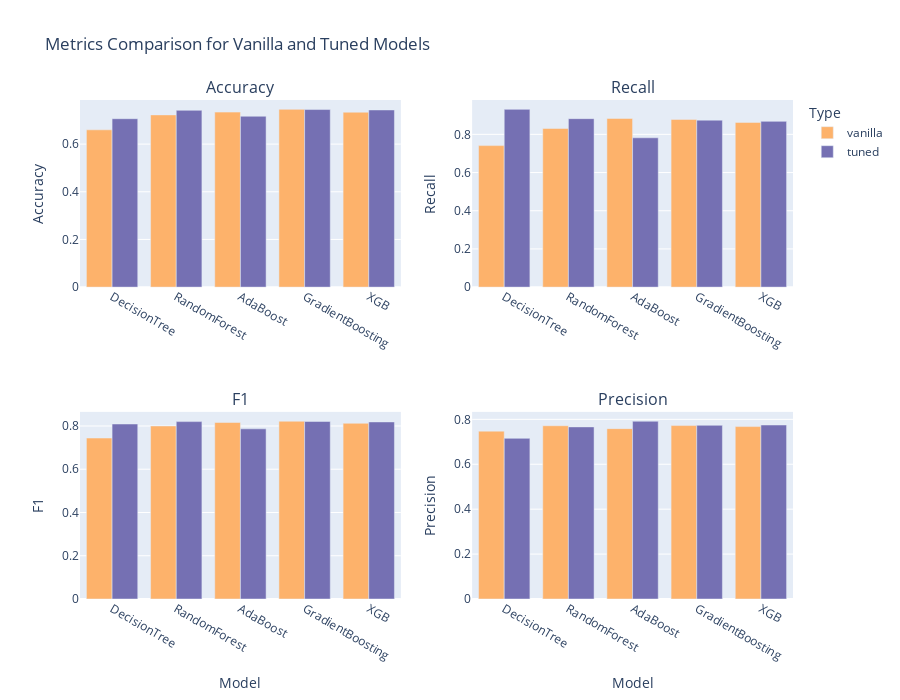

The notebook cell saved with this chart:
### Code cell
import plotly.graph_objects as go
import plotly.express as px

metrics = ["Accuracy", "Recall", "F1", "Precision"]

# Create a subplot bar chart
fig = make_subplots(rows=2, cols=2, subplot_titles=metrics)

# Set color scale for Vanilla and Tuned models
color_scale = {"vanilla": "rgb(253, 178, 107)", "tuned": "rgb(117, 112, 179)"}


# Add bars for each type of data
for i, metric in enumerate(metrics):
    df = result_df.copy()
    # Create a trace for each model type
    for type in df["Type"].unique():
        trace = go.Bar(
            x=df[df["Type"] == type]["Model"],
            y=df[df["Type"] == type][metric],
            name=type,
            legendgroup="metric",
            showlegend=i == 0,
            marker=dict(color=df[df["Type"] == type]["Type"].map(color_scale)),
        )
        fig.add_trace(trace, row=(i // 2) + 1, col=(i % 2) + 1)

    # Hide subplot x-axis titles
    fig.update_xaxes(title_text="", row=(i // 2) + 1, col=(i % 2) + 1)

# Update layout with main title and axis labels
fig.update_layout(
    title="Metrics Comparison for Vanilla and Tuned Models",
    legend=dict(title="Type"),
    # orientation="h", yanchor="bottom", y=-0.2, xanchor="right", x=1
    xaxis3=dict(title="Model"),
    xaxis4=dict(title="Model"),
    yaxis=dict(title="Accuracy"),
    yaxis2=dict(title="Recall"),
    yaxis3=dict(title="F1"),
    yaxis4=dict(title="Precision"),
    height=700,
)

# Show the plot
fig.show()

### Figure 1 — Plotly figure (JSON) as saved in the notebook; plotly's stock layout.template omitted (floating-point values rounded to 4 significant figures)
{"data": [{"legendgroup": "metric", "marker": {"color": ["rgb(253, 178, 107)", "rgb(253, 178, 107)", "rgb(253, 178, 107)", "rgb(253, 178, 107)", "rgb(253, 178, 107)"]}, "name": "vanilla", "showlegend": true, "type": "bar", "x": ["DecisionTree", "RandomForest", "AdaBoost", "GradientBoosting", "XGB"], "xaxis": "x", "y": [0.6599, 0.7227, 0.7343, 0.7458, 0.7339], "yaxis": "y"}, {"legendgroup": "metric", "marker": {"color": ["rgb(117, 112, 179)", "rgb(117, 112, 179)", "rgb(117, 112, 179)", "rgb(117, 112, 179)", "rgb(117, 112, 179)"]}, "name": "tuned", "showlegend": true, "type": "bar", "x": ["DecisionTree", "RandomForest", "AdaBoost", "GradientBoosting", "XGB"], "xaxis": "x", "y": [0.7066, 0.7418, 0.7169, 0.745, 0.7433], "yaxis": "y"}, {"legendgroup": "metric", "marker": {"color": ["rgb(253, 178, 107)", "rgb(253, 178, 107)", "rgb(253, 178, 107)", "rgb(253, 178, 107)", "rgb(253, 178, 107)"]}, "name": "vanilla", "showlegend": false, "type": "bar", "x": ["DecisionTree", "RandomForest", "AdaBoost", "GradientBoosting", "XGB"], "xaxis": "x2", "y": [0.741, 0.8308, 0.8833, 0.8784, 0.8625], "yaxis": "y2"}, {"legendgroup": "metric", "marker": {"color": ["rgb(117, 112, 179)", "rgb(117, 112, 179)", "rgb(117, 112, 179)", "rgb(117, 112, 179)", "rgb(117, 112, 179)"]}, "name": "tuned", "showlegend": false, "type": "bar", "x": ["DecisionTree", "RandomForest", "AdaBoost", "GradientBoosting", "XGB"], "xaxis": "x2", "y": [0.9309, 0.8821, 0.782, 0.8744, 0.868], "yaxis": "y2"}, {"legendgroup": "metric", "marker": {"color": ["rgb(253, 178, 107)", "rgb(253, 178, 107)", "rgb(253, 178, 107)", "rgb(253, 178, 107)", "rgb(253, 178, 107)"]}, "name": "vanilla", "showlegend": false, "type": "bar", "x": ["DecisionTree", "RandomForest", "AdaBoost", "GradientBoosting", "XGB"], "xaxis": "x3", "y": [0.7442, 0.8, 0.8162, 0.8219, 0.8124], "yaxis": "y3"}, {"legendgroup": "metric", "marker": {"color": ["rgb(117, 112, 179)", "rgb(117, 112, 179)", "rgb(117, 112, 179)", "rgb(117, 112, 179)", "rgb(117, 112, 179)"]}, "name": "tuned", "showlegend": false, "type": "bar", "x": ["DecisionTree", "RandomForest", "AdaBoost", "GradientBoosting", "XGB"], "xaxis": "x3", "y": [0.8091, 0.8202, 0.7868, 0.8208, 0.8187], "yaxis": "y3"}, {"legendgroup": "metric", "marker": {"color": ["rgb(253, 178, 107)", "rgb(253, 178, 107)", "rgb(253, 178, 107)", "rgb(253, 178, 107)", "rgb(253, 178, 107)"]}, "name": "vanilla", "showlegend": false, "type": "bar", "x": ["DecisionTree", "RandomForest", "AdaBoost", "GradientBoosting", "XGB"], "xaxis": "x4", "y": [0.7475, 0.7715, 0.7586, 0.7723, 0.7677], "yaxis": "y4"}, {"legendgroup": "metric", "marker": {"color": ["rgb(117, 112, 179)", "rgb(117, 112, 179)", "rgb(117, 112, 179)", "rgb(117, 112, 179)", "rgb(117, 112, 179)"]}, "name": "tuned", "showlegend": false, "type": "bar", "x": ["DecisionTree", "RandomForest", "AdaBoost", "GradientBoosting", "XGB"], "xaxis": "x4", "y": [0.7154, 0.7665, 0.7916, 0.7734, 0.7748], "yaxis": "y4"}], "layout": {"annotations": [{"font": {"size": 16}, "showarrow": false, "text": "Accuracy", "x": 0.225, "xanchor": "center", "xref": "paper", "y": 1, "yanchor": "bottom", "yref": "paper"}, {"font": {"size": 16}, "showarrow": false, "text": "Recall", "x": 0.775, "xanchor": "center", "xref": "paper", "y": 1, "yanchor": "bottom", "yref": "paper"}, {"font": {"size": 16}, "showarrow": false, "text": "F1", "x": 0.225, "xanchor": "center", "xref": "paper", "y": 0.375, "yanchor": "bottom", "yref": "paper"}, {"font": {"size": 16}, "showarrow": false, "text": "Precision", "x": 0.775, "xanchor": "center", "xref": "paper", "y": 0.375, "yanchor": "bottom", "yref": "paper"}], "height": 700, "legend": {"title": {"text": "Type"}}, "title": {"text": "Metrics Comparison for Vanilla and Tuned Models"}, "xaxis": {"anchor": "y", "domain": [0, 0.45], "title": {"text": ""}}, "xaxis2": {"anchor": "y2", "domain": [0.55, 1], "title": {"text": ""}}, "xaxis3": {"anchor": "y3", "domain": [0, 0.45], "title": {"text": "Model"}}, "xaxis4": {"anchor": "y4", "domain": [0.55, 1], "title": {"text": "Model"}}, "yaxis": {"anchor": "x", "domain": [0.625, 1], "title": {"text": "Accuracy"}}, "yaxis2": {"anchor": "x2", "domain": [0.625, 1], "title": {"text": "Recall"}}, "yaxis3": {"anchor": "x3", "domain": [0, 0.375], "title": {"text": "F1"}}, "yaxis4": {"anchor": "x4", "domain": [0, 0.375], "title": {"text": "Precision"}}}}
